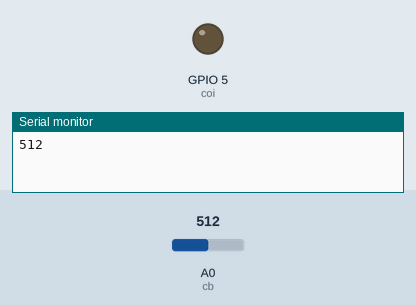
Recording of a sketch running on a simulated ESP8266 (NodeMCU). Parts: output pins drawn as LEDs (lit = HIGH), the last lines printed to the serial monitor. Inputs (shaded band) come from the test bench; at power-on: A0 (cb) = 512. WiFi joins after 1.5 s; servers stay silent unless stated.

Above: at 3.0 s.
3.1 s: A0 (cb) set to 582
5.0 s: A0 (cb) set to 611
At 7.0 s:
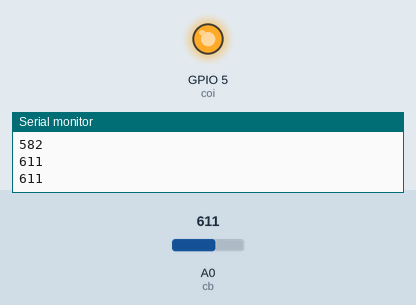
7.3 s: A0 (cb) set to 570
At 8.8 s:
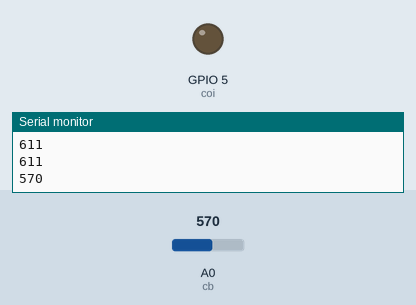
9.3 s: A0 (cb) set to 610
At 10.3 s:
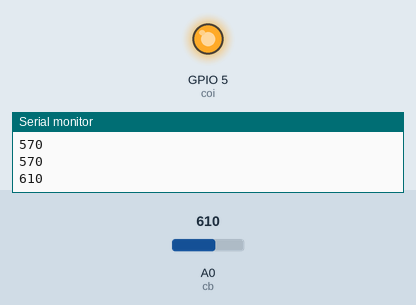
Timing chart, 0 to 12.3 s (numbered marks = the images above; inputs shaded):
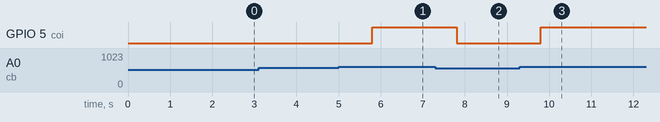

Measured:
- the behaviour switches between 600 and 601 on A0 (cb) (found by bisection; images 0 and 1)
- after the input at 5.0 s, GPIO 5 (coi): LOW → HIGH after 0.80 s
- after the input at 7.3 s, GPIO 5 (coi): HIGH → LOW after 0.50 s
- after the input at 9.3 s, GPIO 5 (coi): LOW → HIGH after 0.50 s

The sketch:

Bai6_GAS.ino
```cpp
#define BLYNK_TEMPLATE_ID "TMPL6ULR9g6b7"
#define BLYNK_TEMPLATE_NAME "LEDKETNOI"
#define BLYNK_AUTH_TOKEN "VucF2htPaXxKs7Gz7oz1BS9QcF7hlldy"


#define BLYNK_PRINT Serial
#include <ESP8266WiFi.h>
#include <BlynkSimpleEsp8266.h>

SimpleTimer timer;
char auth[] = BLYNK_AUTH_TOKEN;
char ssid[] = "BD";        // tên wifi
char pass[] = "123456788";
int cb = A0; // khai báo chân cảm biến là A0
int coi = 5; // khai báo chân còi là GPIO2
int value; // khai báo biến lưu tạm
void setup()
{
 Serial.begin(115200);
 pinMode(cb,INPUT);
 pinMode(coi,OUTPUT);
 Blynk.begin(auth, ssid, pass);
 timer.setInterval(1000, sendUptime);
}
void sendUptime()
{
 value = analogRead(cb); // đọc giá trị cảm biến đưa vào biến lưu tạm
 Blynk.virtualWrite(V0, value); // đưa giá trị lên blynk
 Serial.println(value);
 if(value > 600) // cài đặt giá trị báo động
 {
 digitalWrite(coi,HIGH); // bật còi
 }
 if(value < 580) // giá trị tắt báo động
 {
 digitalWrite(coi,LOW); // tắt còi
 }
}
void loop()
{
 Blynk.run();
 timer.run();
}
```
